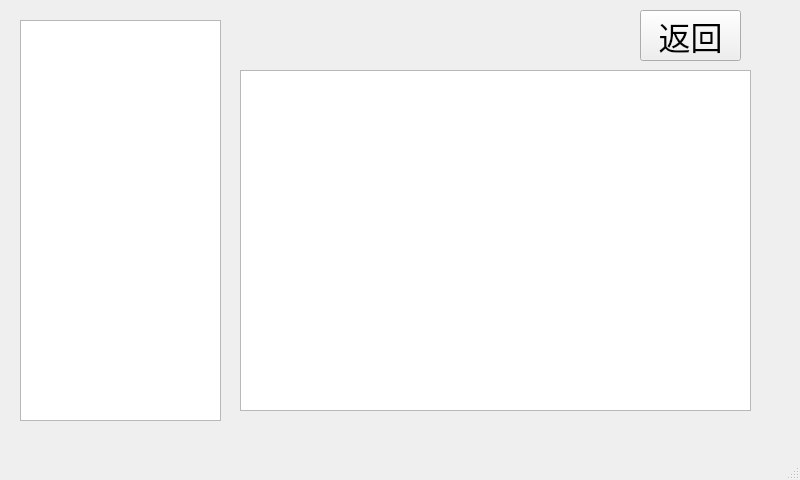
<?xml version="1.0" encoding="UTF-8"?>
<ui version="4.0">
 <class>Novel_UI</class>
 <widget class="QMainWindow" name="Novel_UI">
  <property name="geometry">
   <rect>
    <x>0</x>
    <y>0</y>
    <width>800</width>
    <height>480</height>
   </rect>
  </property>
  <property name="windowTitle">
   <string>MainWindow</string>
  </property>
  <property name="styleSheet">
   <string notr="true">Novel_UI{
border-image: url(:/preview.bmp);
}
</string>
  </property>
  <widget class="QWidget" name="centralwidget">
   <widget class="QListWidget" name="novel_director">
    <property name="geometry">
     <rect>
      <x>20</x>
      <y>20</y>
      <width>201</width>
      <height>401</height>
     </rect>
    </property>
   </widget>
   <widget class="QTextEdit" name="textEdit">
    <property name="geometry">
     <rect>
      <x>240</x>
      <y>70</y>
      <width>511</width>
      <height>341</height>
     </rect>
    </property>
   </widget>
   <widget class="QPushButton" name="back">
    <property name="geometry">
     <rect>
      <x>640</x>
      <y>10</y>
      <width>101</width>
      <height>51</height>
     </rect>
    </property>
    <property name="font">
     <font>
      <pointsize>24</pointsize>
     </font>
    </property>
    <property name="text">
     <string>返回</string>
    </property>
   </widget>
  </widget>
  <widget class="QMenuBar" name="menubar">
   <property name="geometry">
    <rect>
     <x>0</x>
     <y>0</y>
     <width>800</width>
     <height>23</height>
    </rect>
   </property>
  </widget>
  <widget class="QStatusBar" name="statusbar"/>
 </widget>
 <resources/>
 <connections/>
</ui>
